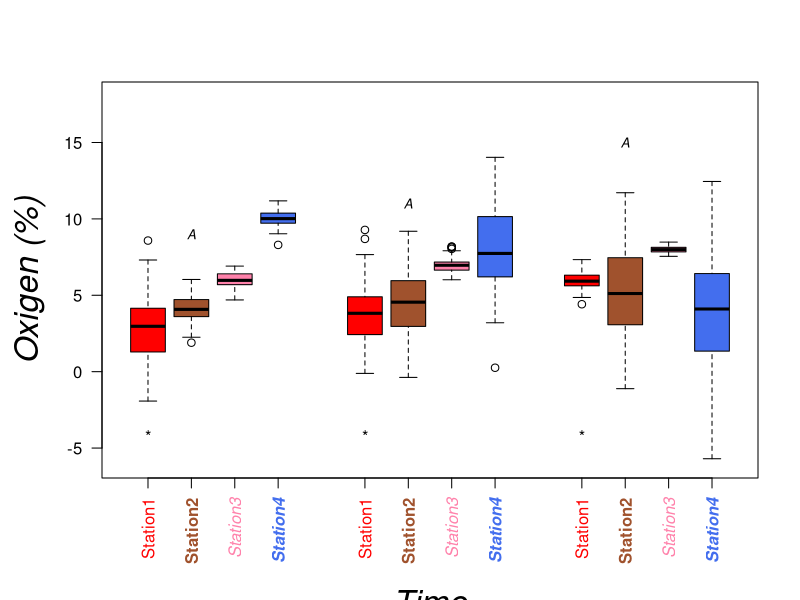

The R source for this figure:

data<-data.frame(Stat11=rnorm(100,mean=3,sd=2), 
                 Stat21=rnorm(100,mean=4,sd=1), 
                 Stat31=rnorm(100,mean=6,sd=0.5), 
                 Stat41=rnorm(100,mean=10,sd=0.5), 
                 Stat12=rnorm(100,mean=4,sd=2), 
                 Stat22=rnorm(100,mean=4.5,sd=2), 
                 Stat32=rnorm(100,mean=7,sd=0.5), 
                 Stat42=rnorm(100,mean=8,sd=3), 
                 Stat13=rnorm(100,mean=6,sd=0.5), 
                 Stat23=rnorm(100,mean=5,sd=3), 
                 Stat33=rnorm(100,mean=8,sd=0.2), 
                 Stat43=rnorm(100,mean=4,sd=4))    
boxplot(data,  las = 2,  col = 
            c("red","sienna","palevioletred1","royalblue2","red","sienna","palevioletred1","royalblue2","red","sienna","palevioletred1","royalblue2"), 
        at = c(1,2,3,4, 6,7,8,9, 11,12,13,14), 
        par(mar = c(6, 5, 4, 2) + 0.1),  
        names = c("","","","","","","","","","","",""), 
        ylim=c(-6,18)) 
#Station labels
mtext("Station1", side=1, line=1, at=1, las=2, font=1, col="red")
mtext("Station2", side=1, line=1, at=2, las=2, font=2, col="sienna")
mtext("Station3", side=1, line=1, at=3, las=2, font=3, col="palevioletred1")
mtext("Station4", side=1, line=1, at=4, las=2, font=4, col="royalblue2")
mtext("Station1", side=1, line=1, at=6, las=2, font=1, col="red")
mtext("Station2", side=1, line=1, at=7, las=2, font=2, col="sienna")
mtext("Station3", side=1, line=1, at=8, las=2, font=3, col="palevioletred1")
mtext("Station4", side=1, line=1, at=9, las=2, font=4, col="royalblue2")
mtext("Station1", side=1, line=1, at=11, las=2, font=1, col="red")
mtext("Station2", side=1, line=1, at=12, las=2, font=2, col="sienna")
mtext("Station3", side=1, line=1, at=13, las=2, font=3, col="palevioletred1")
mtext("Station4", side=1, line=1, at=14, las=2, font=4, col="royalblue2") 
#Axis labels
mtext("Time", side = 1, line = 6, cex = 2, font = 3)
mtext("Oxigen (%)", side = 2, line = 3, cex = 2, font = 3) 
#In-plot labels
text(1,-4,"*")
text(6,-4,"*")
text(11,-4,"*") 
text(2,9,"A",cex=0.8,font=3)
text(7,11,"A",cex=0.8,font=3)
text(12,15,"A",cex=0.8,font=3)              


